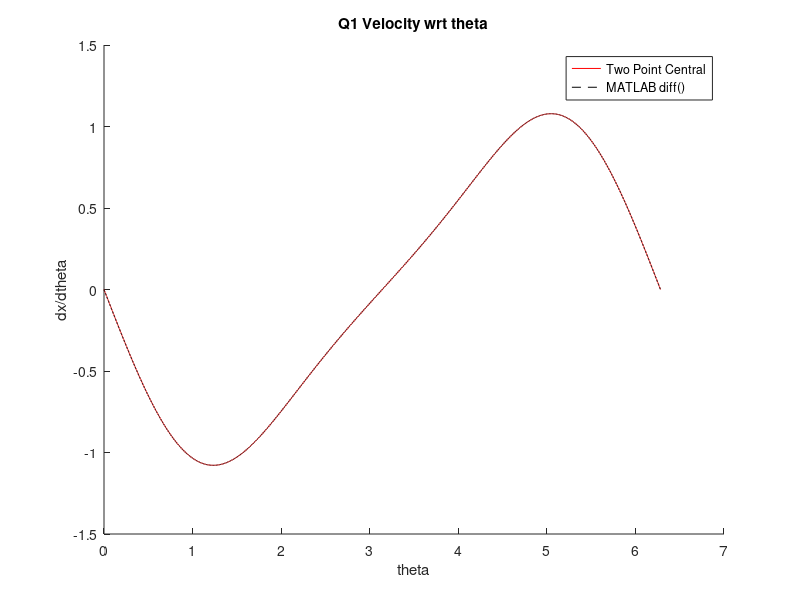
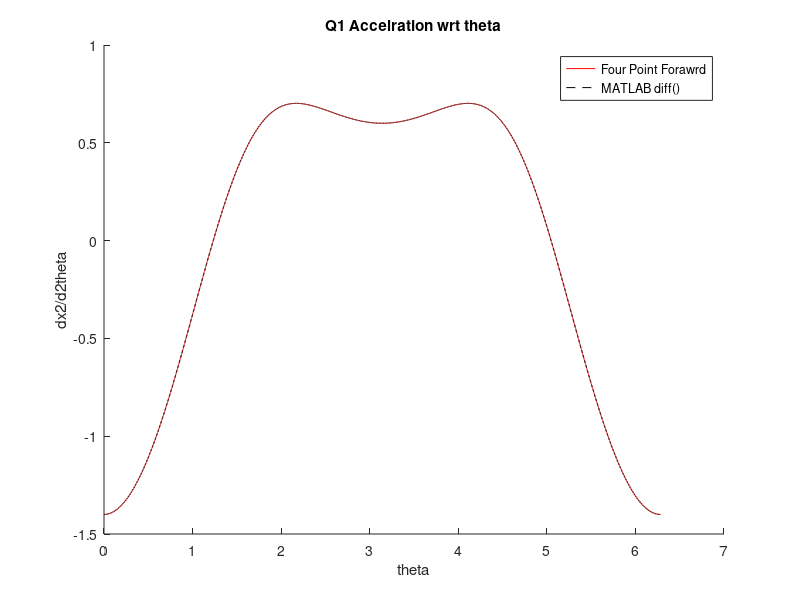
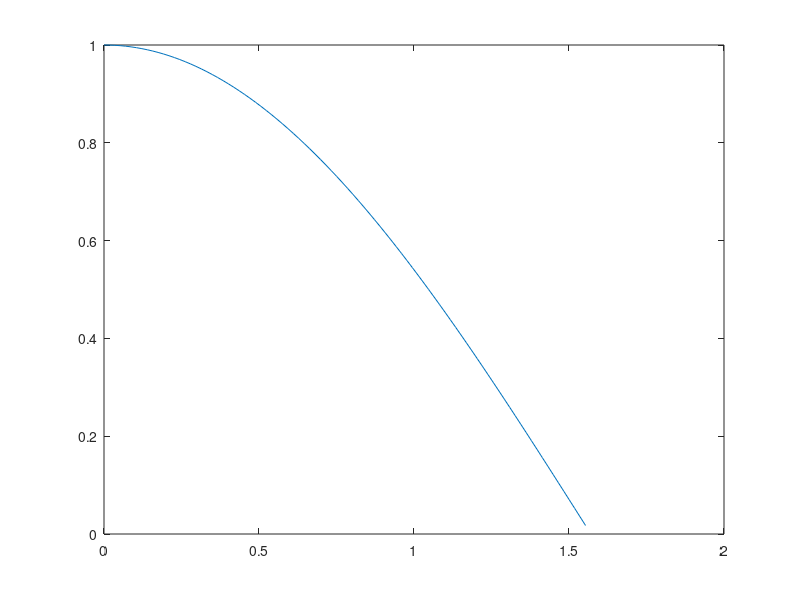
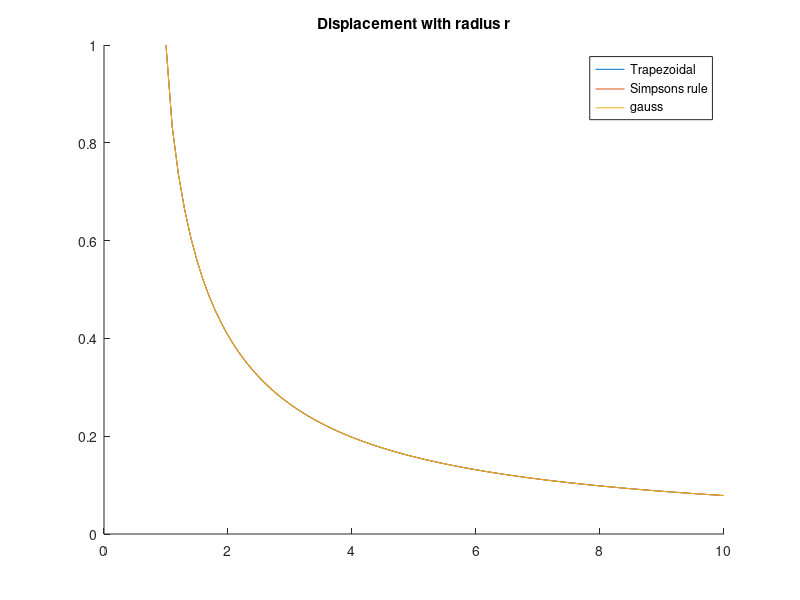

The MATLAB source for these figures, in order:
%%%%%%%%%%%%%%%%%%%%%%%%%%%%%%%%%%%%%%%%%%%%%%%%%%%%%%%%%%%%%%%%%%%%%%%%%%
%                 Problem Set 4                                          %
%            Joshua Fung 1000590443                                      %
%%%%%%%%%%%%%%%%%%%%%%%%%%%%%%%%%%%%%%%%%%%%%%%%%%%%%%%%%%%%%%%%%%%%%%%%%%
clc; clear all; close all; format compact;
%% Question 1
R = 1; h = 0.001; 
the = 0:h:2*pi;
f_the = @(the) R * (cos(the) + sqrt((2.5 ^ 2) - (sin(the) .^ 2)));

% Velocity Two point central & MATLAB diff
dx_dthe_2pc = @(the) ((f_the(the+h)) - (f_the(the-h))) ./ (2 * h);
% MATLAB diff()
dx_dthe = diff(f_the(the)) ./ h;

figure
hold on
plot(the,dx_dthe_2pc(the), 'r');
plot(the(1:end-1),dx_dthe, 'k--');
legend('Two Point Central','MATLAB diff()');
title('Q1 Velocity wrt theta');
xlabel('theta');
ylabel('dx/dtheta');

% Accelration Four Point Forward & MATLAB diff
dx2_d2the_4pf = @(the) (f_the(the) - (2 * f_the(the + h)) + f_the(the + (2 * h))) ./ (h^2);
% MATLAB diff()
dx2_d2the = diff(dx_dthe) ./ h;

figure
hold on 
plot(the, dx2_d2the_4pf(the), 'r');
plot(the(1:end-2), dx2_d2the, 'k--');
legend('Four Point Forawrd','MATLAB diff()');
title('Q1 Accelration wrt theta');
xlabel('theta');
ylabel('dx2/d2theta');

%% Question 2
a = 1;
h = pi / 180;
lower = 0;
upper = pi / 2;
x = lower:h:upper;

val = @(r,v) ((cos(v).^2) ./ sqrt((r/a).^2 - sin(v).^2));
v = val(1,x);
w0_tra = h * (v(1) + v(end-1)) / 2 + h * sum(v(2:end-2));
w0_sim = h * (v(1) + 4 * sum(v(2:2:end-2)) + 2 * sum(v(3:2:end-2)) + v(end-1)) / 3;
w0_gauss = quad(@(v)((cos(v).^2) ./ sqrt((1).^2 - sin(v).^2)),lower,upper-h);
i = 1;
for r = (1 * a):(0.1 * a):(10 * a);
    v = val(r,x);
    inte_tra(i) = w0_tra * (h * (v(1) + v(end-1)) / 2 + h * sum(v(2:end-2)));
    inte_sim(i) = w0_sim * h * (v(1) + 4 * sum(v(2:2:end-2)) + 2 * sum(v(3:2:end-2)) + v(end-1)) / 3;
    
    quad_val = @(v) ((cos(v).^2) ./ sqrt((r/a).^2 - sin(v).^2));
    inte_gauss(i) = w0_gauss * quad(quad_val,lower,upper-h);
    i = i + 1;
end

figure
plot(x,val(1,x))

figure 
hold on
plot((1 * a):(0.1 * a):(10 * a),inte_tra);
plot((1 * a):(0.1 * a):(10 * a),inte_sim);
plot((1 * a):(0.1 * a):(10 * a),inte_gauss);
title 'Displacement with radius r'
legend('Trapezoidal','Simpsons rule','gauss')

% Part b
f_m = @(x,f) x .* exp(-(x .* (f + 1) ./ 2).^2) ./ 2;
erf = @(x) (2/sqrt(pi)) .* (0.3478548 .* f_m(x,-0.86113631) + 0.6521452 * f_m(x,-0.33998104) + 0.6521452...
    .* f_m(x, 0.33998104) + 0.3478548 .* f_m(x, 0.86113631));

fprintf('Gauss erf -1: %6.6d, 2: %6.6d\n',erf(-1),erf(2));

erf_m = @(x) (2/sqrt(pi))*quad(@(t)(exp(-t.^2)), 0, x);
disp(['MATLAB erf -1: ', num2str(erf_m(-1)),', 2: ' num2str(erf_m(2))]);

% Part c
dblquad(@(x,y)sin(pi .* x), 0,1,0,1)

